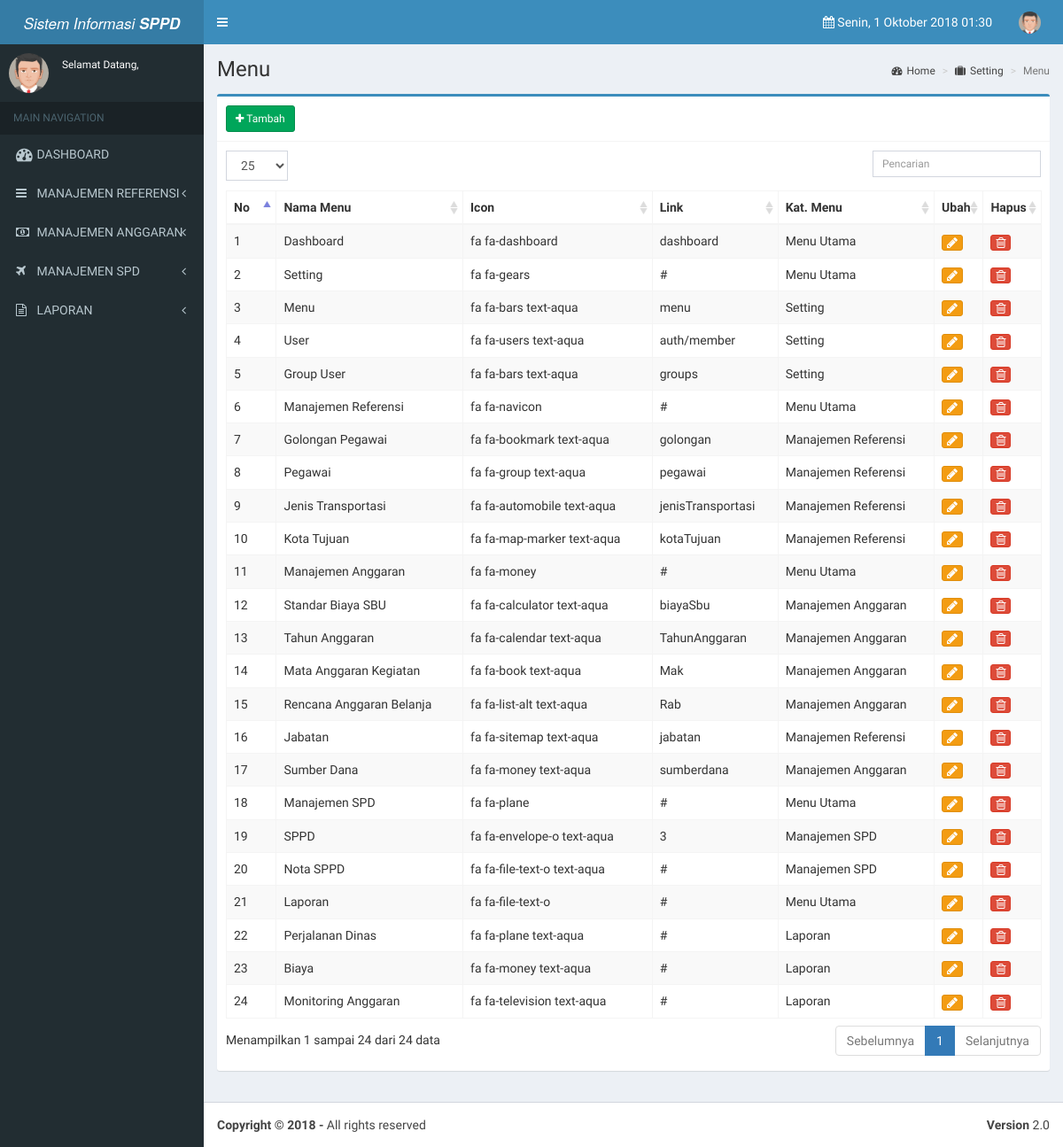
The page /index.php/menu on the database as committed earlier.
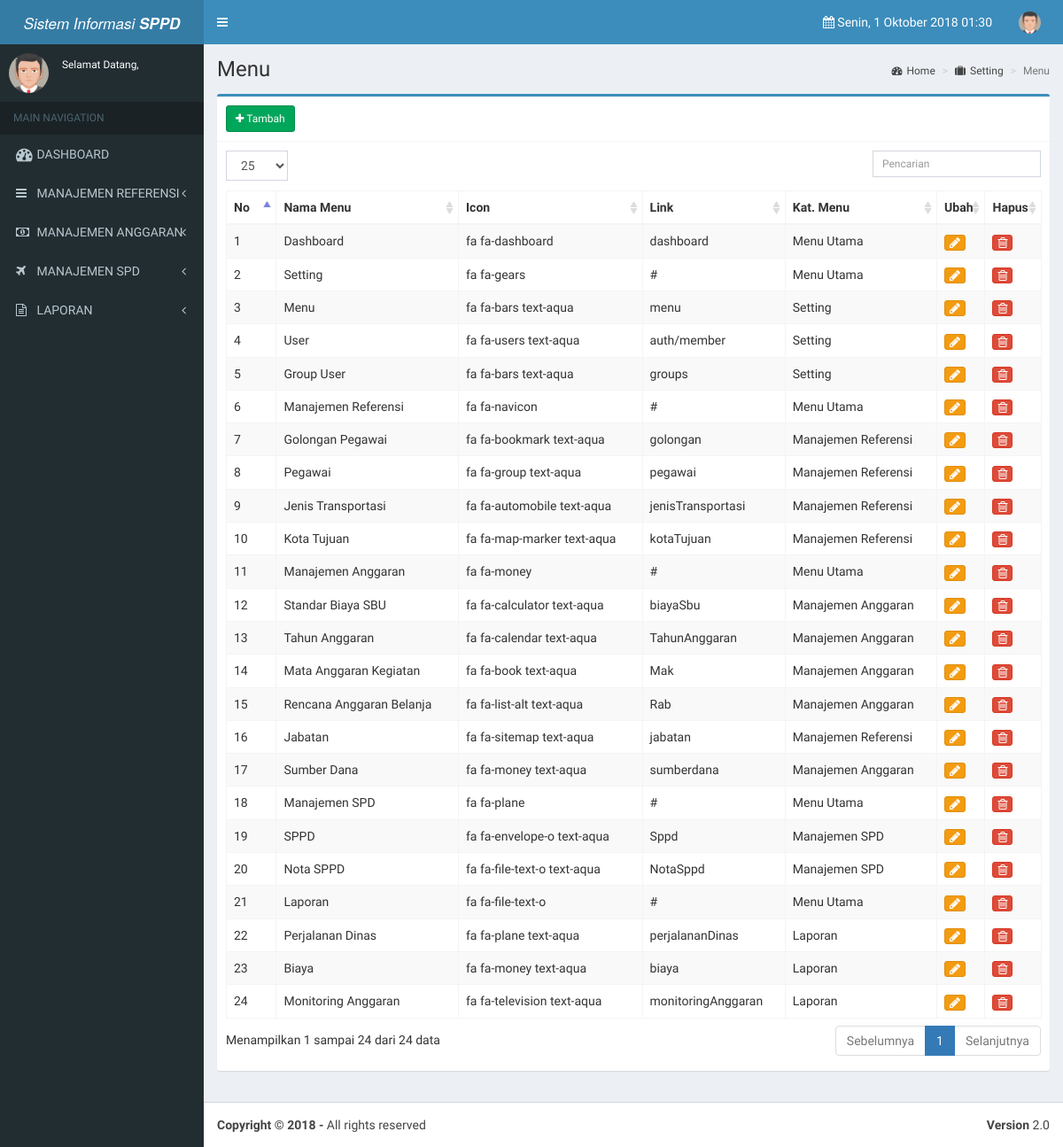
The same page on the database as committed later.
### tables this page shows
CREATE TABLE `tb_menu` (
  `id_menu` int(11) NOT NULL AUTO_INCREMENT,
  `nama_menu` varchar(50) NOT NULL,
  `icon` varchar(40) NOT NULL,
  `link` varchar(30) NOT NULL,
  `parent` int(11) NOT NULL,
  `role` enum('Administrator','Admin') DEFAULT 'Admin',
  `aktif` enum('Y','N') NOT NULL,
  PRIMARY KEY (`id_menu`)
);

### application/libraries/Template.php (called while the page is built)
<?php if (!defined('BASEPATH')) exit('No direct script access allowed');
class Template {
    protected $_CI;
    function __construct() {
        $this->_CI = &get_instance();
    }
    function display($template, $data = null) {
        $data['_content'] = $this->_CI->load->view($template, $data, true);
        $data['_header'] = $this->_CI->load->view('template/header', $data, true);
        $data['_sidebar'] = $this->_CI->load->view('template/sidebar', $data, true);
        $this->_CI->load->view('template/template', $data);
    }
}

### application/controllers/Menu.php (called while the page is built, shortened)
<?php
class Menu extends CI_Controller{
    function index() {
        $data['record']=  $this->db->get('tb_menu')->result();
        $this->template->display('menu/view',$data);
    }
}

### index.php (called while the page is built, shortened)
<?php
require_once BASEPATH.'core/CodeIgniter.php';

### application/libraries/Ion_auth.php (called while the page is built, shortened)
<?php
class Ion_auth {
    public $_cache_user_in_group;
    public function __construct() {
        $this->_cache_user_in_group = & $this->ion_auth_model->_cache_user_in_group;
        $this->ion_auth_model->trigger_events('library_constructor');
    }
    public function __get($var) {
        return get_instance()->$var;
    }
    public function logged_in() {
        $this->ion_auth_model->trigger_events('logged_in');
        return (bool) $this->session->userdata('identity');
    }
    public function is_admin($id = false) {
        $this->ion_auth_model->trigger_events('is_admin');
        $admin_group = $this->config->item('admin_group', 'ion_auth');
        return $this->in_group($admin_group, $id);
    }
    public function in_group($check_group, $id = false, $check_all = false) {
        $this->ion_auth_model->trigger_events('in_group');
        $id || $id = $this->session->userdata('user_id');
        if (!is_array($check_group)) {
            $check_group = array($check_group);
        }
        if (isset($this->_cache_user_in_group[$id])) {
            $groups_array = $this->_cache_user_in_group[$id];
        } else {
            $users_groups = $this->ion_auth_model->get_users_groups($id)->result();
            $groups_array = array();
            $this->_cache_user_in_group[$id] = $groups_array;
        }
        foreach ($check_group as $key => $value) {
            $groups = (is_string($value)) ? $groups_array : array_keys($groups_array);
        }
        return $check_all;
    }
}

### application/models/Ion_auth_model.php (called while the page is built, shortened)
<?php
class Ion_auth_model extends CI_Model {
    public $tables = array();
    public function __construct() {
        $this->tables = $this->config->item('tables', 'ion_auth');
        $this->join = $this->config->item('join', 'ion_auth');
    }
    public function get_users_groups($id = FALSE) {
        $id || $id = $this->session->userdata('user_id');
        return $this->db->select($this->tables['tb_users_groups'] . '.' . $this->join['tb_groups'] . ' as id, ' . $this->tables['tb_groups'] . '.name, ' . $this->tables['tb_groups'] . '.description')
                        ->where($this->tables['tb_users_groups'] . '.' . $this->join['tb_users'], $id)
                        ->join($this->tables['tb_groups'], $this->tables['tb_users_groups'] . '.' . $this->join['tb_groups'] . '=' . $this->tables['tb_groups'] . '.id')
                        ->get($this->tables['tb_users_groups']);
    }
}

### application/views/menu/view.php (the view, shortened to what the rows shown need)
<section class='content-header'>
  <h1>
    Menu
  </h1>
</section>
<section class="content">
    <div class="row">
        <div class="col-md-12">
            <div class="box box-primary">
                <div class="box-body">
                    <table id="mytable" class="table table-bordered table-striped table-hover" cellspacing="0" width="100%">
                        <thead>
                            <tr>
                                <th width="40px">No</th>
                                <th>Nama Menu</th>
                                <th>Icon</th>
                                <th>Link</th>
                                <th>Kat. Menu</th>
                                <th>Ubah</th>
                                <th>Hapus</th>
                            </tr>
                        </thead>
                       <?php
                       $no=1;
                       function chek($id) {
                            $CI = get_instance();
                            $result = $CI->db->get_where('tb_menu', array('id_menu' => $id))->row_array();
                            return $result['nama_menu'];
                        }
                       foreach ($record as $r){
                        $katmenu = $r->parent == 0 ? 'Menu Utama' : chek($r->parent);
                           echo"
                               <tr>
                               <td>$no</td>
                               <td>".$r->nama_menu."</td>
                               <td>".$r->icon."</td>
                               <td>".$r->link."</td>
                               <td>".$katmenu."</td>
                               <td>" . anchor('menu/edit/' . $r->id_menu, '<i class="btn btn-warning btn-xs fa fa-pencil" data-toggle="tooltip" title="Ubah"></i>') . "</td>
                               <td>" . anchor('menu/delete/' . $r->id_menu, '<i class="btn btn-danger btn-xs fa fa-trash-o" data-toggle="tooltip" title="Hapus"></i>', array('onclick' => "return confirm('Data Akan di Hapus?')")) . "</td>
                               </tr>";
                           $no++;
                       }
                       ?>
                    </Table>
                </div>
            </div>
        </div>
    </div>
</section>

### application/views/template/sidebar.php (shortened to what the rows shown need)
<aside class="main-sidebar">
    <section class="sidebar">
        <ul class="sidebar-menu">
                <?php
                if ($this->ion_auth->is_admin()) {
                    $main = $this->db->get_where('tb_menu', array('parent' => 0, 'role' => 'Admin'));
                    foreach ($main->result() as $m) {
                        $sub = $this->db->get_where('tb_menu', array('parent' => $m->id_menu));
                        if ($sub->num_rows() > 0) {
                            $uri = $this->uri->segment(1);
                            $idclass = $this->db->get_where('tb_menu', array('link' => $uri))->row_array();
                            if ($m->id_menu == $idclass['parent']) {
                                $class = "active treeview";
                            } else {
                                $class = "";
                            }
                            echo '<li class=' . $class . '>' . anchor($m->link, '<i class="' . $m->icon . '"></i>
                            <span class="treeview">' . strtoupper($m->nama_menu) . '</span>
                            <b class="fa fa-angle-left pull-right"></b>', array('class' => 'dropdown-toggle'));
                            echo "<ul class='treeview-menu'>";
                            foreach ($sub->result() as $s) {
                                $uri = $this->uri->segment(1);
                                if ($s->link == $uri) {
                                    $class1 = "active treeview";
                                } else {
                                    $class1 = "";
                                }
                                echo '<li class=' . $class1 . '>' . anchor($s->link, '<i class="' . $s->icon . '"></i>' . $s->nama_menu) . '</li>';
                            }
                            echo "</ul>";
                            echo '</li>';
                        } else {
                            $uri = $this->uri->segment(1);
                            if ($m->link == $uri) {
                                $class2 = "active";
                            } else {
                                $class2 = "";
                            }
                            echo '<li class=' . $class2 . '>' . anchor($m->link, '<i class="' . $m->icon . ' fa-lg">
                            </i>  <span class="treeview">' . strtoupper($m->nama_menu) . '</span>') . '</li>';
                        }
                    }
                    echo '<li class="header bg-default-active">ADMIN NAVIGATION</li> ';
                    $admin = $this->db->get_where('tb_menu', array('parent' => 0, 'role' => 'Administrator'));
                    foreach ($admin->result() as $m) {
                        $sub = $this->db->get_where('tb_menu', array('parent' => $m->id_menu));
                        if ($sub->num_rows() > 0) {
                            $uri = $this->uri->segment(1);
                            $idclass = $this->db->get_where('tb_menu', array('link' => $uri))->row_array();
                            if ($m->id_menu == $idclass['parent']) {
                                $class = "active treeview";
                            } else {
                                $class = "";
                            }
                            echo '<li class=' . $class . '>' . anchor($m->link, '<i class="' . $m->icon . '"></i>
                                <span class="treeview">' . strtoupper($m->nama_menu) . '</span>
                                <b class="fa fa-angle-left pull-right"></b>', array('class' => 'dropdown-toggle'));
                            echo "<ul class='treeview-menu'>";
                            foreach ($sub->result() as $s) {
                                $uri = $this->uri->segment(1);
                                if ($s->link == $uri) {
                                    $class1 = "active treeview";
                                } else {
                                    $class1 = "";
                                }
                                echo '<li class=' . $class1 . '>' . anchor($s->link, '<i class="' . $s->icon . '"></i>' . $s->nama_menu) . '</li>';
                            }
                            echo "</ul>";
                            echo '</li>';
                        } else {
                            $uri = $this->uri->segment(1);
                            if ($m->link == $uri) {
                                $class2 = "active";
                            } else {
                                $class2 = "";
                            }
                            echo '<li class=' . $class2 . '>' . anchor($m->link, '<i class="' . $m->icon . ' fa-lg">
                                </i>  <span class="treeview">' . strtoupper($m->nama_menu) . '</span>') . '</li>';
                        }
                    }
                } else {
                    $main = $this->db->get_where('tb_menu', array('parent' => 0, 'role' => 'Admin'));
                    foreach ($main->result() as $m) {
                        $sub = $this->db->get_where('tb_menu', array('parent' => $m->id_menu));
                        if ($sub->num_rows() > 0) {
                            $uri = $this->uri->segment(1);
                            $idclass = $this->db->get_where('tb_menu', array('link' => $uri))->row_array();
                            if ($m->id_menu == $idclass['parent']) {
                                $class = "active treeview";
                            } else {
                                $class = "";
                            }
                            echo '<li class=' . $class . '>' . anchor($m->link, '<i class="' . $m->icon . '"></i>
                            <span>' . strtoupper($m->nama_menu) . '</span>
                            <b class="fa fa-angle-left pull-right"></b>', array('class' => 'dropdown-toggle'));
                            echo '</li>';
                        } else {
                            $uri = $this->uri->segment(1);
                            if ($m->link == $uri) {
                                $class2 = "active";
                            } else {
                                $class2 = "";
                            }
                            echo '<li class=' . $class2 . '>' . anchor($m->link, '<i class="' . $m->icon . ' fa-lg">
                            </i>  <span>' . strtoupper($m->nama_menu) . '</span>') . '</li>';
                        }
                    }
                }
                ?>
        </ul>
    </section>
</aside>

Rows that differ between the two databases and show on the page:
changed tb_menu "SPPD": link "3" → "Sppd"
changed tb_menu "Nota SPPD": link "#" → "NotaSppd"
changed tb_menu "Perjalanan Dinas": link "#" → "perjalananDinas"
changed tb_menu "Biaya": link "#" → "biaya"
changed tb_menu "Monitoring Anggaran": link "#" → "monitoringAnggaran"
